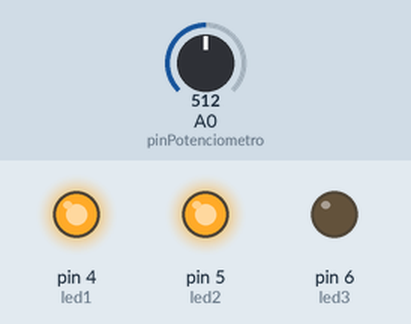
The sketch below on a simulated Arduino Uno, built with avr-gcc and run on an emulated ATmega328P. On the bench: output pins drawn as LEDs (lit = HIGH). The test bench sets the inputs (shaded band); at power-on: A0 (pinPotenciometro) = 512.

Above: at 1.2 s.
1.3 s: A0 (pinPotenciometro) set to 624
2.8 s: A0 (pinPotenciometro) set to 645
At 3.9 s:
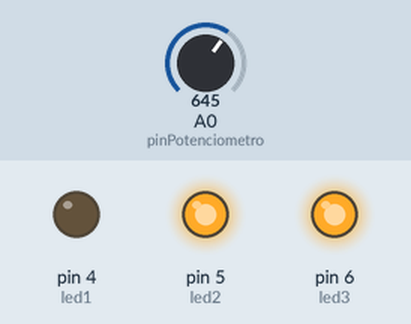
4.3 s: A0 (pinPotenciometro) set to 747
5.8 s: A0 (pinPotenciometro) set to 774
At 6.2 s:
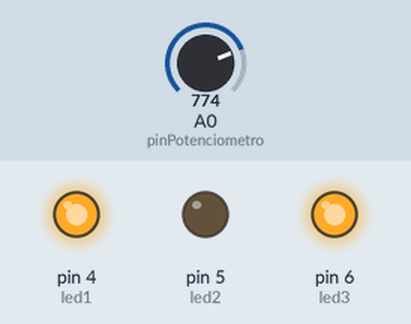
7.3 s: A0 (pinPotenciometro) set to 872
8.8 s: A0 (pinPotenciometro) set to 895
At 9.7 s:
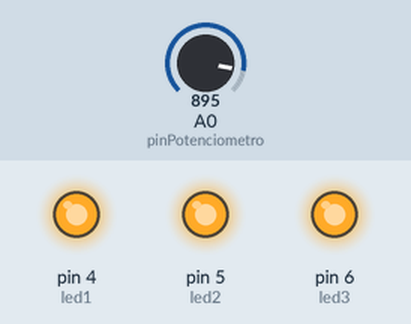
Timing chart, 0 to 11.3 s (numbered marks = the images above; inputs shaded):
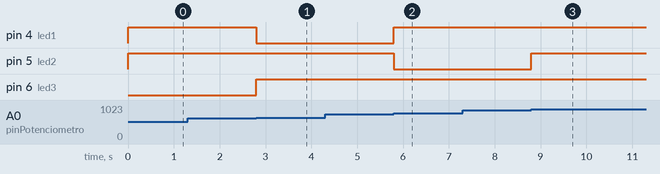

Measured:
- the behaviour switches between 630 and 631 on A0 (pinPotenciometro) (found by bisection; images 0 and 1)
- the behaviour switches between 755 and 756 on A0 (pinPotenciometro) (found by bisection; images 1 and 2)
- the behaviour switches between 880 and 881 on A0 (pinPotenciometro) (found by bisection; images 2 and 3)
- after the input at 1.3 s, every drawn part: stays the same
- after the input at 2.8 s, pin 4 (led1): HIGH → LOW at once; pin 6 (led3): LOW → HIGH at once
- after the input at 4.3 s, every drawn part: stays the same
- after the input at 5.8 s, pin 4 (led1): LOW → HIGH at once; pin 5 (led2): HIGH → LOW at once
- after the input at 7.3 s, every drawn part: stays the same
- after the input at 8.8 s, pin 5 (led2): LOW → HIGH at once

The sketch:

Ejercicio1.7.ino
```cpp
/**
 * (Regulador1.7) Control y regulador de luz (0,15)
 *********************************************************
 * GRUPO 5:
 *    -Martín Cancio Barrera  UO287561
 *    -Olga Alonso Grela      UO288066
 *    -Pablo Pérez Saavedra   UO288816
 *********************************************************
 */

int led1 = 4;
int led2 = 5;
int led3 = 6;

int pinPotenciometro = A0;
int angle;

void setup() {
  pinMode(led1, OUTPUT);
  pinMode(led2, OUTPUT);
  pinMode(led3, OUTPUT);

  pinMode(pinPotenciometro, INPUT);
}

void loop() {
  angle = map(analogRead(pinPotenciometro),0,1023,0,180);
  if(angle < 22){
    analogWrite(led1, LOW);
    analogWrite(led2, LOW);
    analogWrite(led3, LOW);
  } else if(angle > 22 && angle < 44){
    digitalWrite(led1, HIGH);
    digitalWrite(led2, LOW);
    digitalWrite(led3, LOW);
  } else if(angle > 44 && angle < 66){
    digitalWrite(led1, LOW);
    digitalWrite(led2, HIGH);
    digitalWrite(led3, LOW);
  }else if(angle > 66 && angle < 88){
    digitalWrite(led1, LOW);
    digitalWrite(led2, LOW);
    digitalWrite(led3, HIGH);
  } else if(angle > 88 && angle < 110){
    digitalWrite(led1, HIGH);
    digitalWrite(led2, HIGH);
    digitalWrite(led3, LOW);
  } else if(angle > 110 && angle < 132){
    digitalWrite(led1, LOW);
    digitalWrite(led2, HIGH);
    digitalWrite(led3, HIGH);
  } else if(angle > 132 && angle < 154){
    digitalWrite(led1, HIGH);
    digitalWrite(led2, LOW);
    digitalWrite(led3, HIGH);
  } else if(angle > 154 && angle < 180){
    digitalWrite(led1, HIGH);
    digitalWrite(led2, HIGH);
    digitalWrite(led3, HIGH);
  }
}
```
